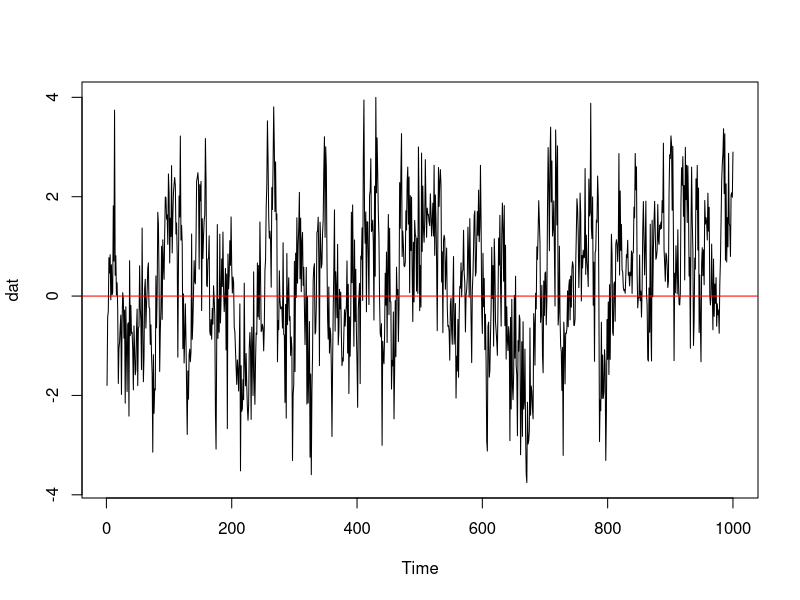
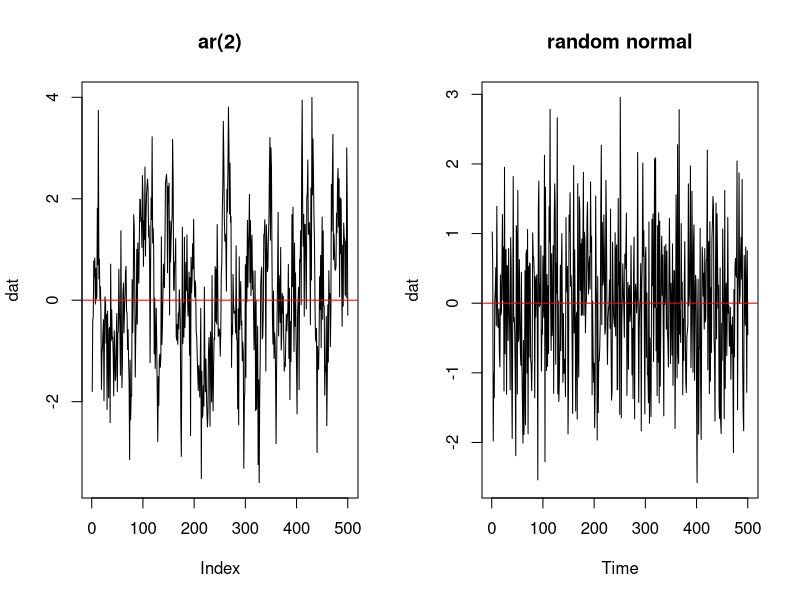
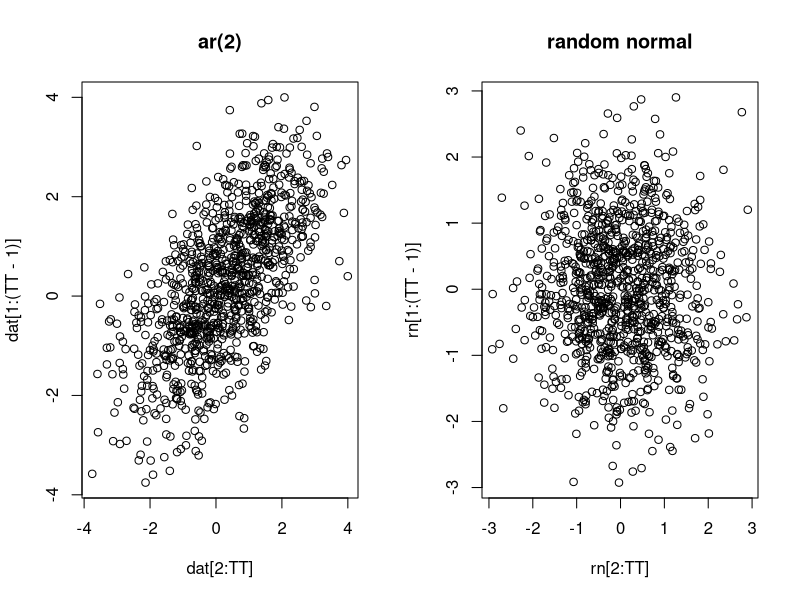
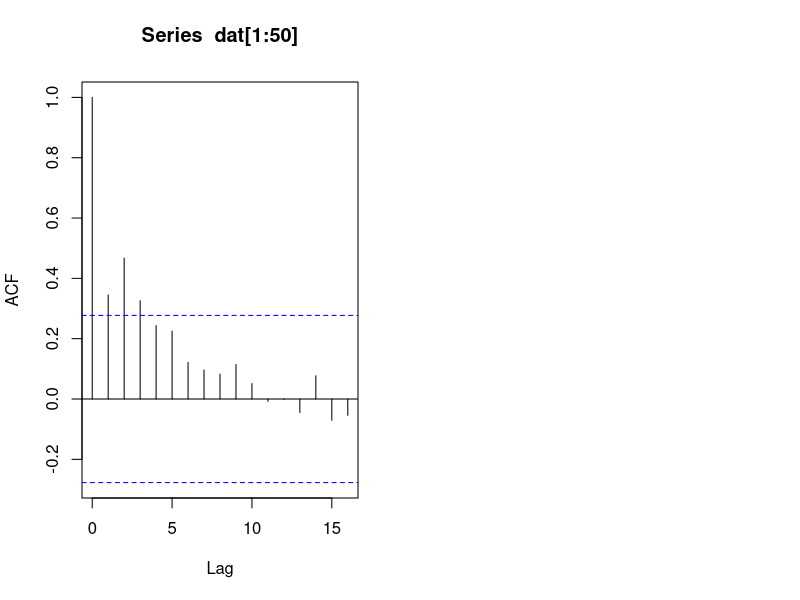
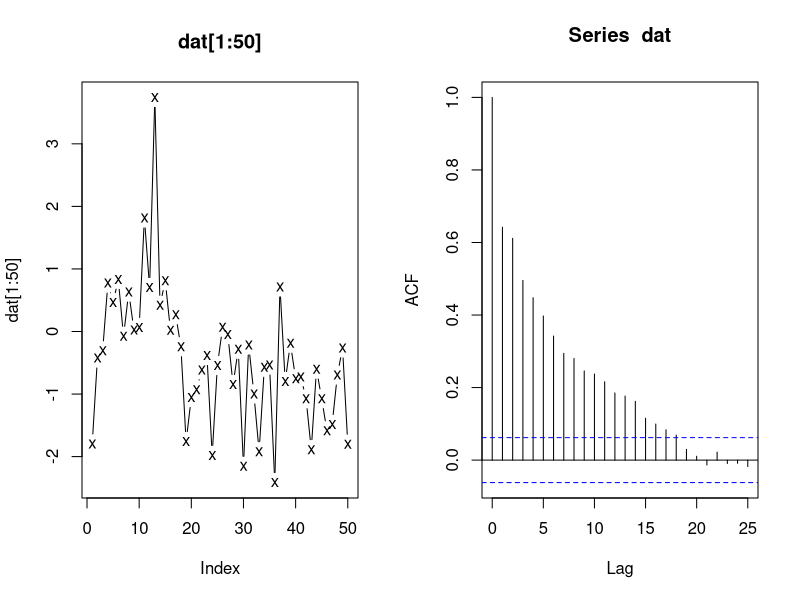
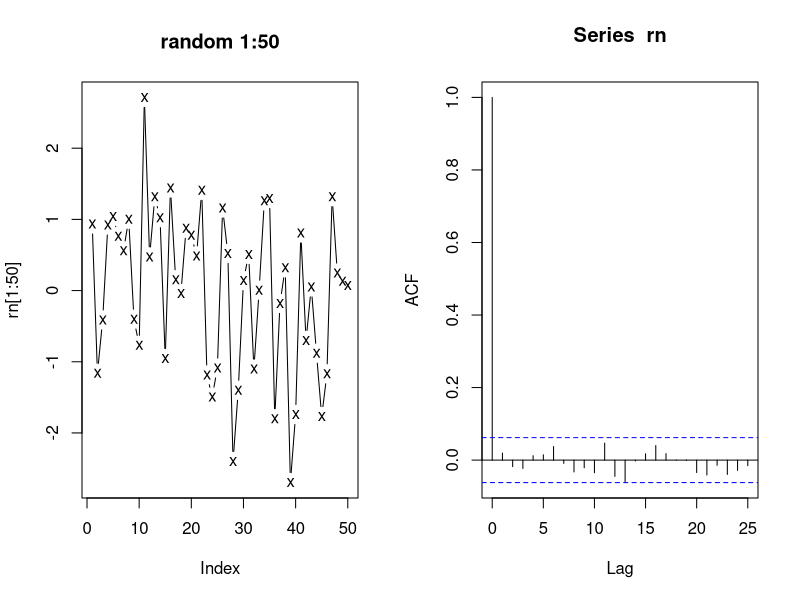
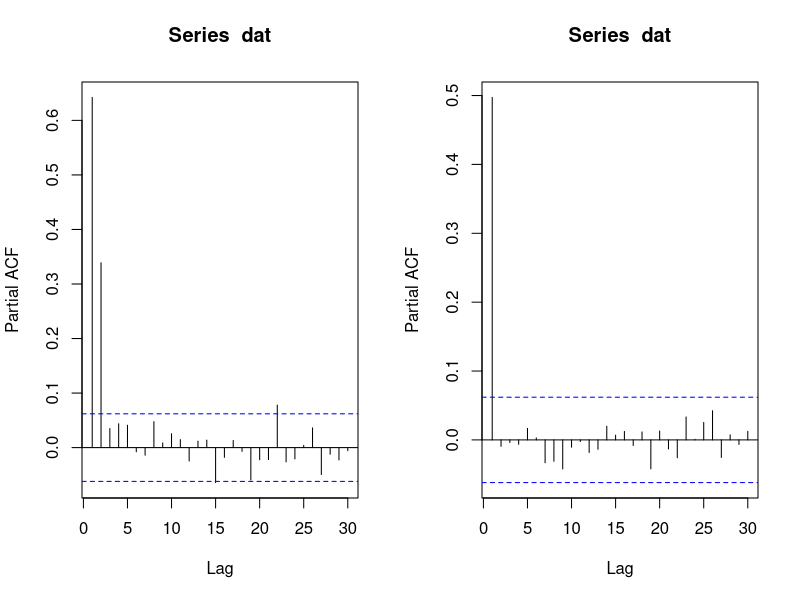

The R source for these figures, in order:
## ---- chunk 1
dat = arima.sim(n=1000, model=list(ar=c(.5,.3)))
plot(dat)
abline(h=0, col="red")
## ---- chunk 2
par(mfrow=c(1,2))
plot(dat[1:500],type="l",ylab="dat")
abline(h=0, col="red")
title("ar(2)")
plot(rnorm(length(dat))[1:500],type="l",ylab="dat",xlab="Time")
abline(h=0, col="red")
title("random normal")
## ---- chunk 3
par(mfrow=c(1,2))
TT=length(dat)
plot(dat[2:TT],dat[1:(TT-1)],type="p")
title("ar(2)")
rn=rnorm(length(dat))
plot(rn[2:TT],rn[1:(TT-1)],type="p")
title("random normal")
## ---- chunk 4
acf(dat[1:50])
## ---- chunk 5
cor(dat[2:TT], dat[1:(TT-1)])
cor(dat[11:TT], dat[1:(TT-10)])
## ---- chunk 6
par(mfrow=c(1,2))
plot(dat[1:50], type="b", pch="x")
title("dat[1:50]")
acf(dat,lag.max=25)
## ---- chunk 7
rn <- rnorm(TT)
par(mfrow=c(1,2))
plot(rn[1:50], type="b", pch="x")
title("random 1:50")
acf(rn,lag.max=25)
## ---- chunk 8
pacf(dat)
## ---- chunk 9
dat <- arima.sim(TT, model=list(ar=c(.5)))
pacf(dat)
